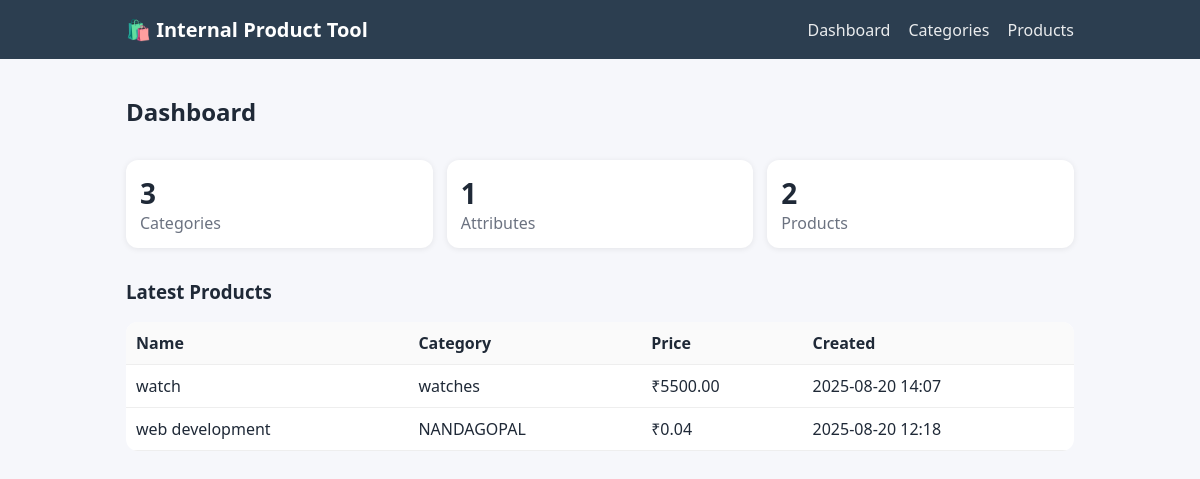
The page / on the database its author committed.
### app.py (models this page shows)
class Product(db.Model):
    __tablename__ = "products"
    id = db.Column(db.Integer, primary_key=True)
    category_id = db.Column(db.Integer, db.ForeignKey("categories.id"), nullable=False)
    name = db.Column(db.String(200), nullable=False)
    price = db.Column(db.Float, nullable=False, default=0.0)
    created_at = db.Column(db.DateTime, nullable=False, default=datetime.utcnow)
    values = db.relationship("ProductAttributeValue", backref="product", cascade="all, delete-orphan")

class Category(db.Model):
    __tablename__ = "categories"
    id = db.Column(db.Integer, primary_key=True)
    name = db.Column(db.String(120), unique=True, nullable=False)
    attributes = db.relationship("Attribute", backref="category", cascade="all, delete-orphan")
    products = db.relationship("Product", backref="category", cascade="all, delete-orphan")

### app.py (the view)
@app.route("/")
def dashboard():
    counts = {"categories": Category.query.count(), "products": Product.query.count(), "attributes": Attribute.query.count()}
    latest = Product.query.order_by(Product.created_at.desc()).limit(5).all()
    return render_template("index.html", counts=counts, latest=latest)

### app.py (called while the page is built)
@app.before_request
def init_db():
    db.create_all()

### templates/index.html
{% extends "base.html" %}
{% block content %}
<h2>Dashboard</h2>
<div class="grid">
  <div class="card"><div class="kpi">{{ counts.categories }}</div><div class="muted">Categories</div></div>
  <div class="card"><div class="kpi">{{ counts.attributes }}</div><div class="muted">Attributes</div></div>
  <div class="card"><div class="kpi">{{ counts.products }}</div><div class="muted">Products</div></div>
</div>
<h3>Latest Products</h3>
<table class="table">
  <thead><tr><th>Name</th><th>Category</th><th>Price</th><th>Created</th></tr></thead>
  <tbody>
    {% for p in latest %}
    <tr>
      <td>{{ p.name }}</td>
      <td>{{ p.category.name }}</td>
      <td>₹{{ "%.2f"|format(p.price) }}</td>
      <td>{{ p.created_at.strftime("%Y-%m-%d %H:%M") }}</td>
    </tr>
    {% else %}
    <tr><td colspan="4" class="muted">No products yet.</td></tr>
    {% endfor %}
  </tbody>
</table>
{% endblock %}

### templates/base.html (shortened to what this page needs)
<!doctype html>
<html lang="en">
<head>
  <link rel="stylesheet" href="{{ url_for('static', filename='style.css') }}">
</head>
<body>
<header class="topbar">
  <div class="container">
    <h1 class="brand">🛍️ Internal Product Tool</h1>
    <nav>
      <a href="{{ url_for('dashboard') }}">Dashboard</a>
      <a href="{{ url_for('categories_page') }}">Categories</a>
      <a href="{{ url_for('products_page') }}">Products</a>
    </nav>
  </div>
</header>
<main class="container">
  {% block content %}{% endblock %}
</main>
</body>
</html>

### static/style.css (style rules this page uses)
:root { --bg:#f6f7fb; --ink:#1f2937; --muted:#6b7280; --card:#fff; --brand:#2c3e50; --accent:#2563eb; }
* { box-sizing:border-box }
body { margin:0;font-family:system-ui,Arial,sans-serif;color:var(--ink);background:var(--bg); }
.container { max-width:980px;margin:0 auto;padding:16px }
.topbar { background:var(--brand);color:#fff }
.topbar .container { display:flex;align-items:center;gap:16px }
.brand { font-size:20px;margin:0;flex:1 }
.topbar nav a { color:#fff;text-decoration:none;margin-left:14px;opacity:.9 }
.grid { display:grid;grid-template-columns:repeat(auto-fit,minmax(180px,1fr));gap:14px;margin:14px 0 }
.card { background:var(--card);padding:14px;border-radius:12px;box-shadow:0 1px 6px rgba(0,0,0,.08);margin:12px 0 }
.kpi { font-size:28px;font-weight:700 }
.muted { color:var(--muted) }
.table { width:100%;border-collapse:collapse;background:#fff;border-radius:12px;overflow:hidden;margin-top:10px }
.table th,.table td { padding:10px;border-bottom:1px solid #eee;text-align:left }
.table thead { background:#fafafa;font-weight:600 }

### rows shown on the page
Product: name "watch", category.name "watches", price "5500.00", created_at "2025-08-20 14:07"
Product: name "web development", category.name "NANDAGOPAL", price "0.04", created_at "2025-08-20 12:18"

### other values the page prints
{{ counts.categories }} "3"
{{ counts.attributes }} "1"
{{ counts.products }} "2"
